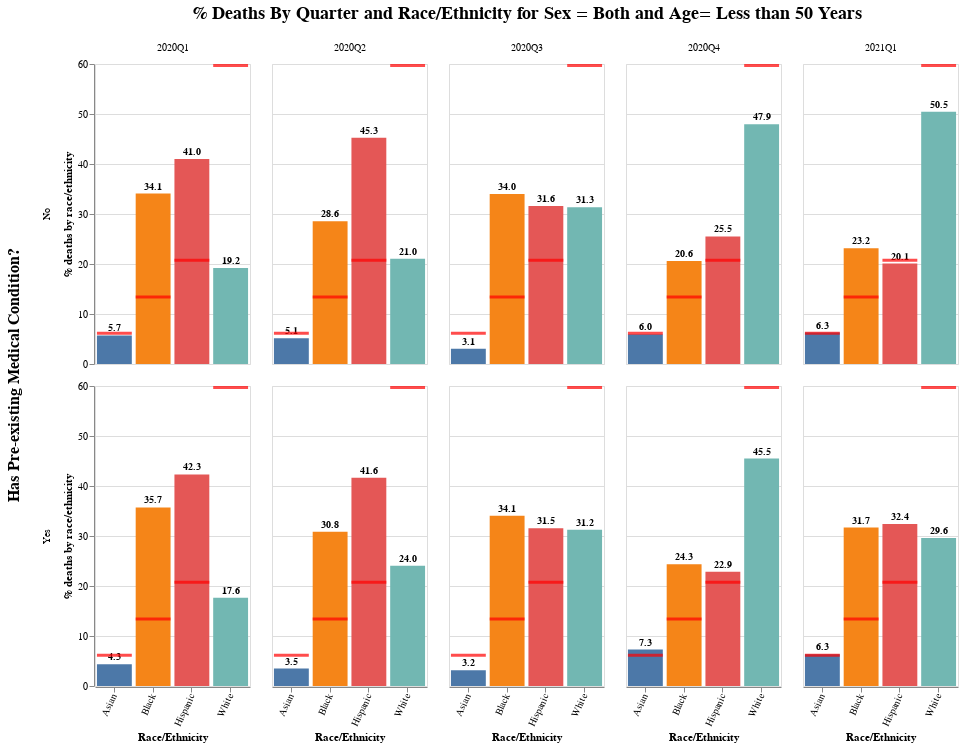

Notebook source saved alongside this figure:
### Code cell
base = alt.Chart(df)
title = '% Deaths By Quarter and Race/Ethnicity for Sex = {} and Age= {}'.format(sex, age)

base = base.encode(
    x=alt.X('Race_ethnicity', title='Race/Ethnicity', axis=alt.Axis(labelAngle=-65)),
    y=alt.Y('%deaths:Q',title='% deaths by race/ethnicity', 
#            scale=alt.Scale(domain=(0, 70))
           )
)

bars = base.mark_bar().encode(
    color=alt.Color('Race_ethnicity', legend=None),
)

text =  base.mark_text(
    dy=-7, size=10, fontStyle='bold'
).encode(
    text=alt.Text('%deaths:Q', format=',.1f')
)

tick = base.mark_tick(color='red', thickness=3).encode(x='Race_ethnicity', y='Total_Pop:Q')

plot5 = (bars + text + tick
).properties(
    width=155
).facet(
    column=alt.Column('Quarter', header=alt.Header(titleFontSize=18), title=title),
    row=alt.Row('Medcond', header=alt.Header(titleFontSize=16), title='Has Pre-existing Medical Condition?')
)

plot5

### Figure 1 — Vega-Lite specification as saved in the notebook (floating-point values rounded to 4 significant figures)
{"config": {"view": {"continuousWidth": 400, "continuousHeight": 300}}, "data": {"name": "data-14ac447477e83db2311084b4e94798ec"}, "facet": {"column": {"type": "nominal", "field": "Quarter", "header": {"titleFontSize": 18}, "title": "% Deaths By Quarter and Race/Ethnicity for Sex = Both and Age= Less than 50 Years"}, "row": {"type": "nominal", "field": "Medcond", "header": {"titleFontSize": 16}, "title": "Has Pre-existing Medical Condition?"}}, "spec": {"layer": [{"mark": "bar", "encoding": {"color": {"type": "nominal", "field": "Race_ethnicity", "legend": null}, "x": {"type": "nominal", "axis": {"labelAngle": -65}, "field": "Race_ethnicity", "title": "Race/Ethnicity"}, "y": {"type": "quantitative", "field": "%deaths", "title": "% deaths by race/ethnicity"}}}, {"mark": {"type": "text", "dy": -7, "fontStyle": "bold", "size": 10}, "encoding": {"text": {"type": "quantitative", "field": "%deaths", "format": ",.1f"}, "x": {"type": "nominal", "axis": {"labelAngle": -65}, "field": "Race_ethnicity", "title": "Race/Ethnicity"}, "y": {"type": "quantitative", "field": "%deaths", "title": "% deaths by race/ethnicity"}}}, {"mark": {"type": "tick", "color": "red", "thickness": 3}, "encoding": {"x": {"type": "nominal", "field": "Race_ethnicity"}, "y": {"type": "quantitative", "field": "Total_Pop"}}}], "width": 155}, "$schema": "https://vega.github.io/schema/vega-lite/v4.8.1.json", "datasets": {"data-14ac447477e83db2311084b4e94798ec": [{"Quarter": "2020Q1", "Medcond": "No", "Race_ethnicity": "Asian", "Total_cases": 4134, "Total_deaths": 28, "%cases": 5.594, "%deaths": 5.714, "Total_Pop": 6.143}, {"Quarter": "2020Q1", "Medcond": "No", "Race_ethnicity": "Black", "Total_cases": 14567, "Total_deaths": 167, "%cases": 19.71, "%deaths": 34.08, "Total_Pop": 13.4}, {"Quarter": "2020Q1", "Medcond": "No", "Race_ethnicity": "Hispanic", "Total_cases": 22118, "Total_deaths": 201, "%cases": 29.93, "%deaths": 41.02, "Total_Pop": 20.76}, {"Quarter": "2020Q1", "Medcond": "No", "Race_ethnicity": "White", "Total_cases": 33077, "Total_deaths": 94, "%cases": 44.76, "%deaths": 19.18, "Total_Pop": 59.7}, {"Quarter": "2020Q1", "Medcond": "Yes", "Race_ethnicity": "Asian", "Total_cases": 800, "Total_deaths": 40, "%cases": 4.286, "%deaths": 4.329, "Total_Pop": 6.143}, {"Quarter": "2020Q1", "Medcond": "Yes", "Race_ethnicity": "Black", "Total_cases": 4795, "Total_deaths": 330, "%cases": 25.69, "%deaths": 35.71, "Total_Pop": 13.4}, {"Quarter": "2020Q1", "Medcond": "Yes", "Race_ethnicity": "Hispanic", "Total_cases": 6276, "Total_deaths": 391, "%cases": 33.63, "%deaths": 42.32, "Total_Pop": 20.76}, {"Quarter": "2020Q1", "Medcond": "Yes", "Race_ethnicity": "White", "Total_cases": 6793, "Total_deaths": 163, "%cases": 36.4, "%deaths": 17.64, "Total_Pop": 59.7}, {"Quarter": "2020Q2", "Medcond": "No", "Race_ethnicity": "Asian", "Total_cases": 23835, "Total_deaths": 96, "%cases": 3.907, "%deaths": 5.136, "Total_Pop": 6.143}, {"Quarter": "2020Q2", "Medcond": "No", "Race_ethnicity": "Black", "Total_cases": 114504, "Total_deaths": 534, "%cases": 18.77, "%deaths": 28.57, "Total_Pop": 13.4}, {"Quarter": "2020Q2", "Medcond": "No", "Race_ethnicity": "Hispanic", "Total_cases": 282185, "Total_deaths": 846, "%cases": 46.26, "%deaths": 45.26, "Total_Pop": 20.76}, {"Quarter": "2020Q2", "Medcond": "No", "Race_ethnicity": "White", "Total_cases": 189469, "Total_deaths": 393, "%cases": 31.06, "%deaths": 21.03, "Total_Pop": 59.7}, {"Quarter": "2020Q2", "Medcond": "Yes", "Race_ethnicity": "Asian", "Total_cases": 3539, "Total_deaths": 40, "%cases": 4.006, "%deaths": 3.484, "Total_Pop": 6.143}, {"Quarter": "2020Q2", "Medcond": "Yes", "Race_ethnicity": "Black", "Total_cases": 20869, "Total_deaths": 354, "%cases": 23.62, "%deaths": 30.84, "Total_Pop": 13.4}, {"Quarter": "2020Q2", "Medcond": "Yes", "Race_ethnicity": "Hispanic", "Total_cases": 34276, "Total_deaths": 478, "%cases": 38.8, "%deaths": 41.64, "Total_Pop": 20.76}, {"Quarter": "2020Q2", "Medcond": "Yes", "Race_ethnicity": "White", "Total_cases": 29658, "Total_deaths": 276, "%cases": 33.57, "%deaths": 24.04, "Total_Pop": 59.7}, {"Quarter": "2020Q3", "Medcond": "No", "Race_ethnicity": "Asian", "Total_cases": 33676, "Total_deaths": 49, "%cases": 2.98, "%deaths": 3.059, "Total_Pop": 6.143}, {"Quarter": "2020Q3", "Medcond": "No", "Race_ethnicity": "Black", "Total_cases": 187181, "Total_deaths": 545, "%cases": 16.56, "%deaths": 34.02, "Total_Pop": 13.4}, {"Quarter": "2020Q3", "Medcond": "No", "Race_ethnicity": "Hispanic", "Total_cases": 325415, "Total_deaths": 506, "%cases": 28.8, "%deaths": 31.59, "Total_Pop": 20.76}, {"Quarter": "2020Q3", "Medcond": "No", "Race_ethnicity": "White", "Total_cases": 583781, "Total_deaths": 502, "%cases": 51.66, "%deaths": 31.34, "Total_Pop": 59.7}, {"Quarter": "2020Q3", "Medcond": "Yes", "Race_ethnicity": "Asian", "Total_cases": 2121, "Total_deaths": 10, "%cases": 2.38, "%deaths": 3.155, "Total_Pop": 6.143}, {"Quarter": "2020Q3", "Medcond": "Yes", "Race_ethnicity": "Black", "Total_cases": 16712, "Total_deaths": 108, "%cases": 18.75, "%deaths": 34.07, "Total_Pop": 13.4}, {"Quarter": "2020Q3", "Medcond": "Yes", "Race_ethnicity": "Hispanic", "Total_cases": 20512, "Total_deaths": 100, "%cases": 23.02, "%deaths": 31.55, "Total_Pop": 20.76}, {"Quarter": "2020Q3", "Medcond": "Yes", "Race_ethnicity": "White", "Total_cases": 49771, "Total_deaths": 99, "%cases": 55.85, "%deaths": 31.23, "Total_Pop": 59.7}, {"Quarter": "2020Q4", "Medcond": "No", "Race_ethnicity": "Asian", "Total_cases": 130817, "Total_deaths": 163, "%cases": 4.263, "%deaths": 5.951, "Total_Pop": 6.143}, {"Quarter": "2020Q4", "Medcond": "No", "Race_ethnicity": "Black", "Total_cases": 335831, "Total_deaths": 564, "%cases": 10.94, "%deaths": 20.59, "Total_Pop": 13.4}, {"Quarter": "2020Q4", "Medcond": "No", "Race_ethnicity": "Hispanic", "Total_cases": 672131, "Total_deaths": 699, "%cases": 21.9, "%deaths": 25.52, "Total_Pop": 20.76}, {"Quarter": "2020Q4", "Medcond": "No", "Race_ethnicity": "White", "Total_cases": 1929979, "Total_deaths": 1313, "%cases": 62.89, "%deaths": 47.94, "Total_Pop": 59.7}, {"Quarter": "2020Q4", "Medcond": "Yes", "Race_ethnicity": "Asian", "Total_cases": 4452, "Total_deaths": 30, "%cases": 2.894, "%deaths": 7.299, "Total_Pop": 6.143}, {"Quarter": "2020Q4", "Medcond": "Yes", "Race_ethnicity": "Black", "Total_cases": 21536, "Total_deaths": 100, "%cases": 14.0, "%deaths": 24.33, "Total_Pop": 13.4}, {"Quarter": "2020Q4", "Medcond": "Yes", "Race_ethnicity": "Hispanic", "Total_cases": 29070, "Total_deaths": 94, "%cases": 18.9, "%deaths": 22.87, "Total_Pop": 20.76}, {"Quarter": "2020Q4", "Medcond": "Yes", "Race_ethnicity": "White", "Total_cases": 98787, "Total_deaths": 187, "%cases": 64.21, "%deaths": 45.5, "Total_Pop": 59.7}, {"Quarter": "2021Q1", "Medcond": "No", "Race_ethnicity": "Asian", "Total_cases": 77328, "Total_deaths": 55, "%cases": 5.618, "%deaths": 6.279, "Total_Pop": 6.143}, {"Quarter": "2021Q1", "Medcond": "No", "Race_ethnicity": "Black", "Total_cases": 192403, "Total_deaths": 203, "%cases": 13.98, "%deaths": 23.17, "Total_Pop": 13.4}, {"Quarter": "2021Q1", "Medcond": "No", "Race_ethnicity": "Hispanic", "Total_cases": 283335, "Total_deaths": 176, "%cases": 20.59, "%deaths": 20.09, "Total_Pop": 20.76}, {"Quarter": "2021Q1", "Medcond": "No", "Race_ethnicity": "White", "Total_cases": 823321, "Total_deaths": 442, "%cases": 59.82, "%deaths": 50.46, "Total_Pop": 59.7}, {"Quarter": "2021Q1", "Medcond": "Yes", "Race_ethnicity": "Asian", "Total_cases": 3349, "Total_deaths": 9, "%cases": 4.922, "%deaths": 6.338, "Total_Pop": 6.143}, {"Quarter": "2021Q1", "Medcond": "Yes", "Race_ethnicity": "Black", "Total_cases": 12490, "Total_deaths": 45, "%cases": 18.36, "%deaths": 31.69, "Total_Pop": 13.4}, {"Quarter": "2021Q1", "Medcond": "Yes", "Race_ethnicity": "Hispanic", "Total_cases": 19098, "Total_deaths": 46, "%cases": 28.07, "%deaths": 32.39, "Total_Pop": 20.76}, {"Quarter": "2021Q1", "Medcond": "Yes", "Race_ethnicity": "White", "Total_cases": 33103, "Total_deaths": 42, "%cases": 48.65, "%deaths": 29.58, "Total_Pop": 59.7}]}}
